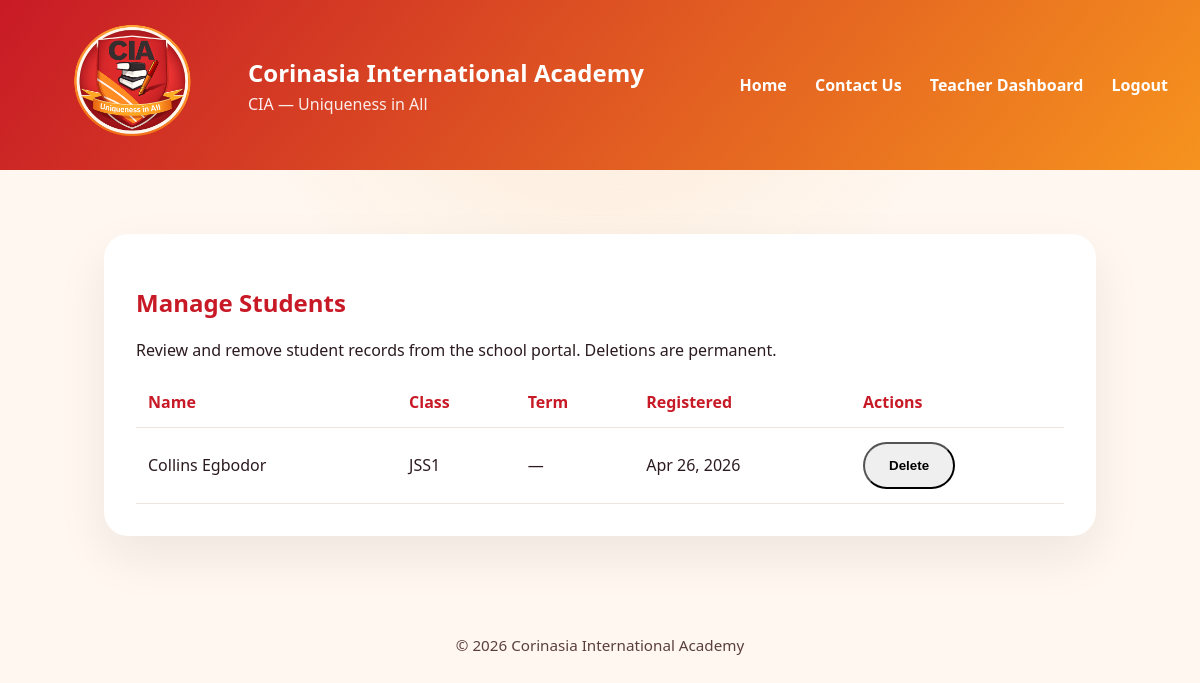
The app's page /teacher/manage-students/ (signed in), older data.
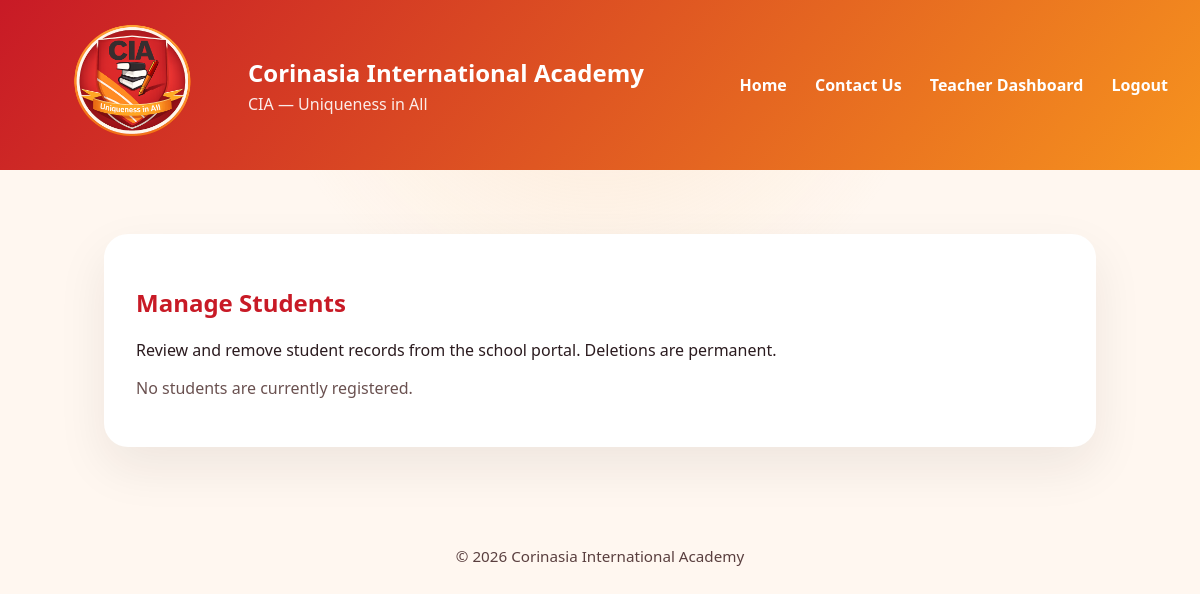
The same page, newer data.
### grades/models.py (models this page shows, shortened)
class Student(models.Model):
    student_id = models.CharField(max_length=20, unique=True, db_index=True, help_text="Unique student ID")
    first_name = models.CharField(max_length=100)
    last_name = models.CharField(max_length=100)
    class_name = models.CharField(max_length=50, blank=True, null=True, help_text="Student's class (e.g., JSS1A, SS2B)")
    nationality = models.CharField(max_length=50, default='Nigeria')
    state_of_origin = models.CharField(max_length=50, blank=True, null=True)
    club_and_society = models.CharField(max_length=100, blank=True, null=True)
    sport_house = models.CharField(max_length=50, blank=True, null=True)
    date_of_birth = models.DateField(blank=True, null=True)
    enrollment_date = models.DateField(default=datetime.today)
    class Meta:
        ordering = ['last_name', 'first_name']
        verbose_name = "Student"
        verbose_name_plural = "Students"
        indexes = [
            models.Index(fields=['last_name', 'first_name']),
            models.Index(fields=['class_name']),
        ]

### grades/views.py (the view)
# urls.py: path('teacher/manage-students/', views.manage_students, name='manage_students'),
@login_required
@user_passes_test(lambda u: u.is_staff)
def manage_students(request):
    students = Student.objects.all().order_by('last_name')
    return render(request, 'grades/manage_students.html', {
        'students': students,
    })

### grades/templates/grades/manage_students.html (shortened to what this page needs)
{% extends 'grades/base.html' %}
{% block content %}
<div class="page-shell">
    <div class="dashboard-card">
        <h2>Manage Students</h2>
        <p>Review and remove student records from the school portal. Deletions are permanent.</p>
        {% if students %}
            <div class="grades-table">
                <table>
                    <thead>
                        <tr><th>Name</th><th>Class</th><th>Term</th><th>Registered</th><th>Actions</th></tr>
                    </thead>
                    <tbody>
                        {% for student in students %}
                            <tr>
                                <td>{{ student.first_name }} {{ student.last_name }}</td>
                                <td>{{ student.class_name|default:'N/A' }}</td>
                                <td>—</td>
                                <td>{{ student.enrollment_date|date:'M j, Y' }}</td>
                                <td>
                                    <form method="post" action="{% url 'delete_student' student.student_id %}" style="display:inline;">
                                        <button type="submit" class="button button-danger">Delete</button>
                                    </form>
                                </td>
                            </tr>
                        {% endfor %}
                    </tbody>
                </table>
            </div>
        {% else %}
            <p class="empty-state">No students are currently registered.</p>
        {% endif %}
    </div>
</div>
{% endblock %}

Row changes from the older to the newer data that the page shows:
removed Student: first_name "Collins", last_name "Egbodor", class_name "JSS1", enrollment_date "Apr 26, 2026"
Text that changed along with them:
text no longer shown: "Name Class Term Registered Actions"
text now shown: "No students are currently registered."
